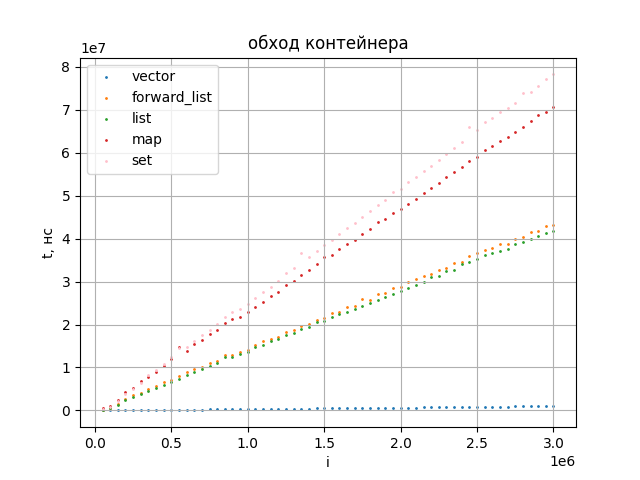

This figure's Python source:
from matplotlib import pyplot as plt
import pandas as pd
import numpy as np

data = np.array(pd.read_csv("inf_cont/t6/6.csv"))

plt.scatter(data[:, 0], data[:, 1], label="vector", s=1)
plt.scatter(data[:, 0], data[:, 2], label='forward_list', s=1)
plt.scatter(data[:, 0], data[:, 3], label='list', s=1)
plt.scatter(data[:, 0], data[:, 4], label='map', s=1)
plt.scatter(data[:, 0], data[:, 5], label='set', c='pink', s=1)

plt.grid()

plt.legend()

plt.xlabel('i')
plt.ylabel('t, нс')     

plt.title("обход контейнера")
    
plt.savefig('inf_cont/t6/6.png')

plt.show()
